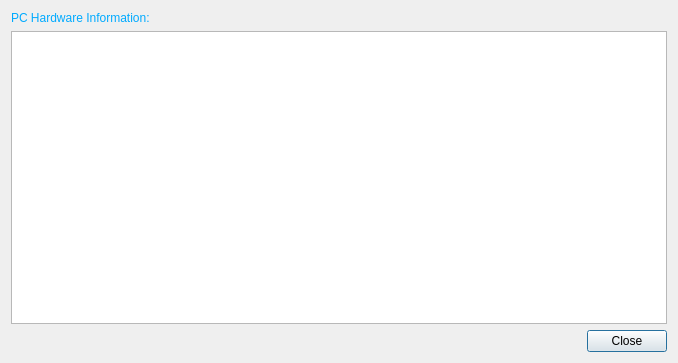
<?xml version="1.0" encoding="UTF-8"?>
<ui version="4.0">
 <class>lshw</class>
 <widget class="QDialog" name="lshw">
  <property name="geometry">
   <rect>
    <x>0</x>
    <y>0</y>
    <width>678</width>
    <height>363</height>
   </rect>
  </property>
  <property name="windowTitle">
   <string>Hardware info</string>
  </property>
  <layout class="QVBoxLayout" name="verticalLayout_3">
   <item>
    <layout class="QVBoxLayout" name="verticalLayout_2">
     <item>
      <layout class="QVBoxLayout" name="verticalLayout">
       <item>
        <widget class="QLabel" name="label">
         <property name="styleSheet">
          <string notr="true">color: rgb(0, 170, 255);
font: 75 14pt &quot;Times New Roman&quot;;</string>
         </property>
         <property name="text">
          <string>PC Hardware Information:</string>
         </property>
        </widget>
       </item>
       <item>
        <widget class="QTextBrowser" name="textBrowserLog">
         <property name="styleSheet">
          <string notr="true">font: 75 20pt &quot;Times New Roman&quot;;</string>
         </property>
        </widget>
       </item>
      </layout>
     </item>
     <item>
      <layout class="QHBoxLayout" name="horizontalLayout">
       <item>
        <spacer name="horizontalSpacer">
         <property name="orientation">
          <enum>Qt::Horizontal</enum>
         </property>
         <property name="sizeHint" stdset="0">
          <size>
           <width>40</width>
           <height>20</height>
          </size>
         </property>
        </spacer>
       </item>
       <item>
        <widget class="QPushButton" name="pushButton">
         <property name="text">
          <string>Close</string>
         </property>
        </widget>
       </item>
      </layout>
     </item>
    </layout>
   </item>
  </layout>
 </widget>
 <resources/>
 <connections/>
</ui>
